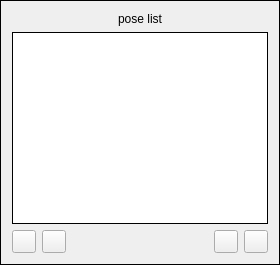
               <widget class="QFrame" name="poseListFrame">
                <property name="frameShape">
                 <enum>QFrame::Box</enum>
                </property>
                <layout class="QVBoxLayout" name="verticalLayout_6">
                 <item>
                  <widget class="QLabel" name="poseListLabel">
                   <property name="text">
                    <string>pose list</string>
                   </property>
                   <property name="alignment">
                    <set>Qt::AlignCenter</set>
                   </property>
                  </widget>
                 </item>
                 <item>
                  <widget class="QListView" name="poseListView">
                   <property name="sizePolicy">
                    <sizepolicy hsizetype="MinimumExpanding" vsizetype="Expanding">
                     <horstretch>0</horstretch>
                     <verstretch>0</verstretch>
                    </sizepolicy>
                   </property>
                   <property name="minimumSize">
                    <size>
                     <width>150</width>
                     <height>0</height>
                    </size>
                   </property>
                   <property name="font">
                    <font>
                     <pointsize>18</pointsize>
                    </font>
                   </property>
                   <property name="autoFillBackground">
                    <bool>true</bool>
                   </property>
                   <property name="frameShape">
                    <enum>QFrame::Panel</enum>
                   </property>
                   <property name="frameShadow">
                    <enum>QFrame::Plain</enum>
                   </property>
                   <property name="editTriggers">
                    <set>QAbstractItemView::DoubleClicked|QAbstractItemView::EditKeyPressed</set>
                   </property>
                   <property name="dragEnabled">
                    <bool>true</bool>
                   </property>
                   <property name="dragDropMode">
                    <enum>QAbstractItemView::InternalMove</enum>
                   </property>
                   <property name="defaultDropAction">
                    <enum>Qt::MoveAction</enum>
                   </property>
                   <property name="alternatingRowColors">
                    <bool>false</bool>
                   </property>
                   <property name="selectionBehavior">
                    <enum>QAbstractItemView::SelectRows</enum>
                   </property>
                   <property name="class" stdset="0">
                    <string>bg-base</string>
                   </property>
                  </widget>
                 </item>
                 <item>
                  <layout class="QHBoxLayout" name="horizontalLayout_2">
                   <property name="bottomMargin">
                    <number>0</number>
                   </property>
                   <item>
                    <widget class="QToolButton" name="addPoseToolButton">
                     <property name="text">
                      <string/>
                     </property>
                     <property name="class" stdset="0">
                      <string>add-icon</string>
                     </property>
                     <property name="themeID" stdset="0">
                      <string>addIconSmall</string>
                     </property>
                    </widget>
                   </item>
                   <item>
                    <widget class="QToolButton" name="deletePoseToolButton">
                     <property name="text">
                      <string/>
                     </property>
                    </widget>
                   </item>
                   <item>
                    <spacer name="poseButtonsHorizontalSpacer">
                     <property name="orientation">
                      <enum>Qt::Horizontal</enum>
                     </property>
                     <property name="sizeType">
                      <enum>QSizePolicy::MinimumExpanding</enum>
                     </property>
                     <property name="sizeHint" stdset="0">
                      <size>
                       <width>20</width>
                       <height>20</height>
                      </size>
                     </property>
                    </spacer>
                   </item>
                   <item>
                    <widget class="QToolButton" name="movePoseUpToolButton">
                     <property name="text">
                      <string/>
                     </property>
                    </widget>
                   </item>
                   <item>
                    <widget class="QToolButton" name="movePoseDownToolButton">
                     <property name="text">
                      <string/>
                     </property>
                    </widget>
                   </item>
                  </layout>
                 </item>
                </layout>
               </widget>
